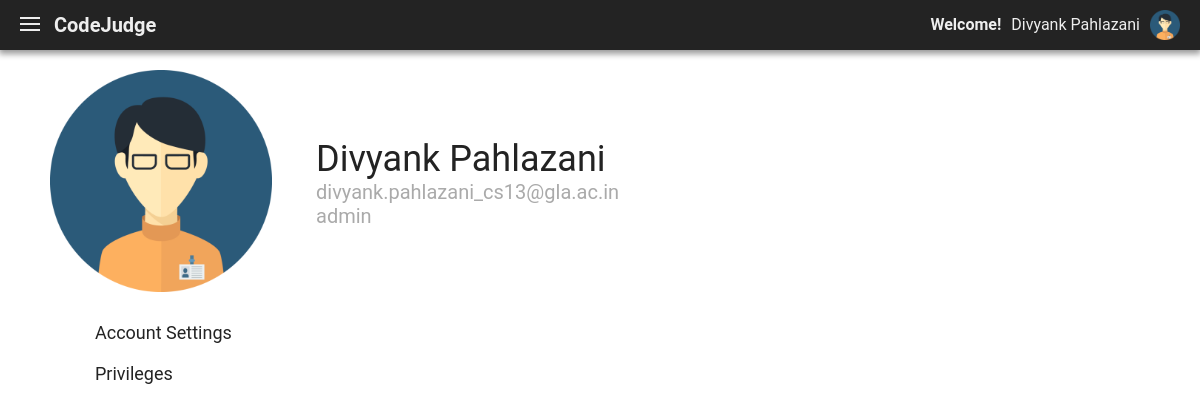
Page /user_profile.php (signed in) on the committed database.
### tables this page shows
CREATE TABLE IF NOT EXISTS `reg_users` (
  `uid` varchar(20) NOT NULL,
  `name` varchar(100) NOT NULL,
  `email` varchar(300) NOT NULL,
  `pass` varchar(100) NOT NULL,
  `post` varchar(10) NOT NULL
);

### user_profile.php (the view, shortened to what this page needs)
<?php require_once 'db.php';
	$connection = connectDB();
?>
<!DOCTYPE html>
<html>
<head>
	<link rel="stylesheet" href="assets/css/header.css">
	<link rel="stylesheet" href="assets/css/user_profile.css">
</head>
<body>
	<div class="wrapper">
		<?php include 'header.php'; ?>
		<div class="user-profile">
			<div class="profile-image">
				<img src="assets/img/user.png" alt="Profile Image">
			</div>
			<div class="details">
				<?php
					if (!$connection) {
						header('Location: error.php');
						exit();
					}
					else {
						$uid = $_SESSION['id'];
						$query = "select name, email, post from codejudge.reg_users where uid =\"$uid\"";
						$result = mysqli_query($connection, $query);
						$arr = mysqli_fetch_row($result);
				?>
						<div class="name"><?php echo $arr[0]; ?></div>
						<div class="email"><?php echo $arr[1]; ?></div>
						<div class="post"><?php echo $arr[2]; ?></div>
				<?php
					}
				?>
			</div>
		</div>
		<nav id="account-nav">
			<ul>
				<li><a href="" title="">Account Settings</a></li>
				<li><a href="" title="">Privileges</a></li>
			</ul>
		</nav>
	</div>
</body>
</html>

### assets/css/header.css (style rules this page uses)
* { box-sizing: border-box; }
body:not(#editor-area) { margin: 0; font-family: 'Roboto', 'Helvetica', sans-serif; box-sizing: border-box; }
a { text-decoration: none; }
.wrapper { padding: 70px 50px 0 50px; }

### assets/css/user_profile.css (style rules this page uses)
.user-profile { position: relative; }
.profile-image { display: inline-block; }
.profile-image img { width: 222px; }
.details { color: #232323; position: absolute; top: 50%; left: 266px; font-size: 20px; transform: translateY(-50%); display: inline-block; }
.details .name { font-size: 36px; }
.details .email, .details .post { color: #aaa; }
#account-nav { width: 222px; display: inline-block; }
#account-nav ul { list-style: none; padding: 0; }
#account-nav li a { color: #232323; padding: 10px 10px 10px 45px; display: block; font-size: 18px; }

### rows in the picture
reg_users: name "Divyank Pahlazani", email "divyank.pahlazani_cs13@gla.ac.in", post "admin"

### other values in the picture
$_SESSION["name"] "Divyank Pahlazani"
